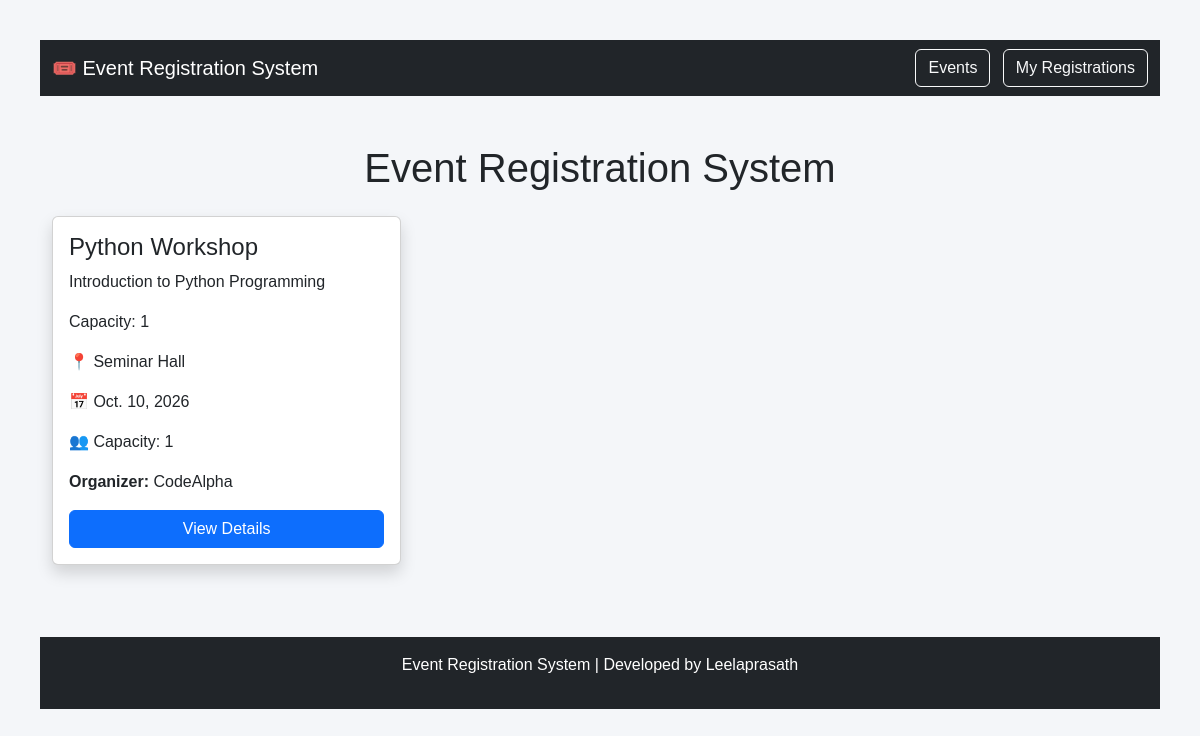
Page /events/ on the earlier database version.
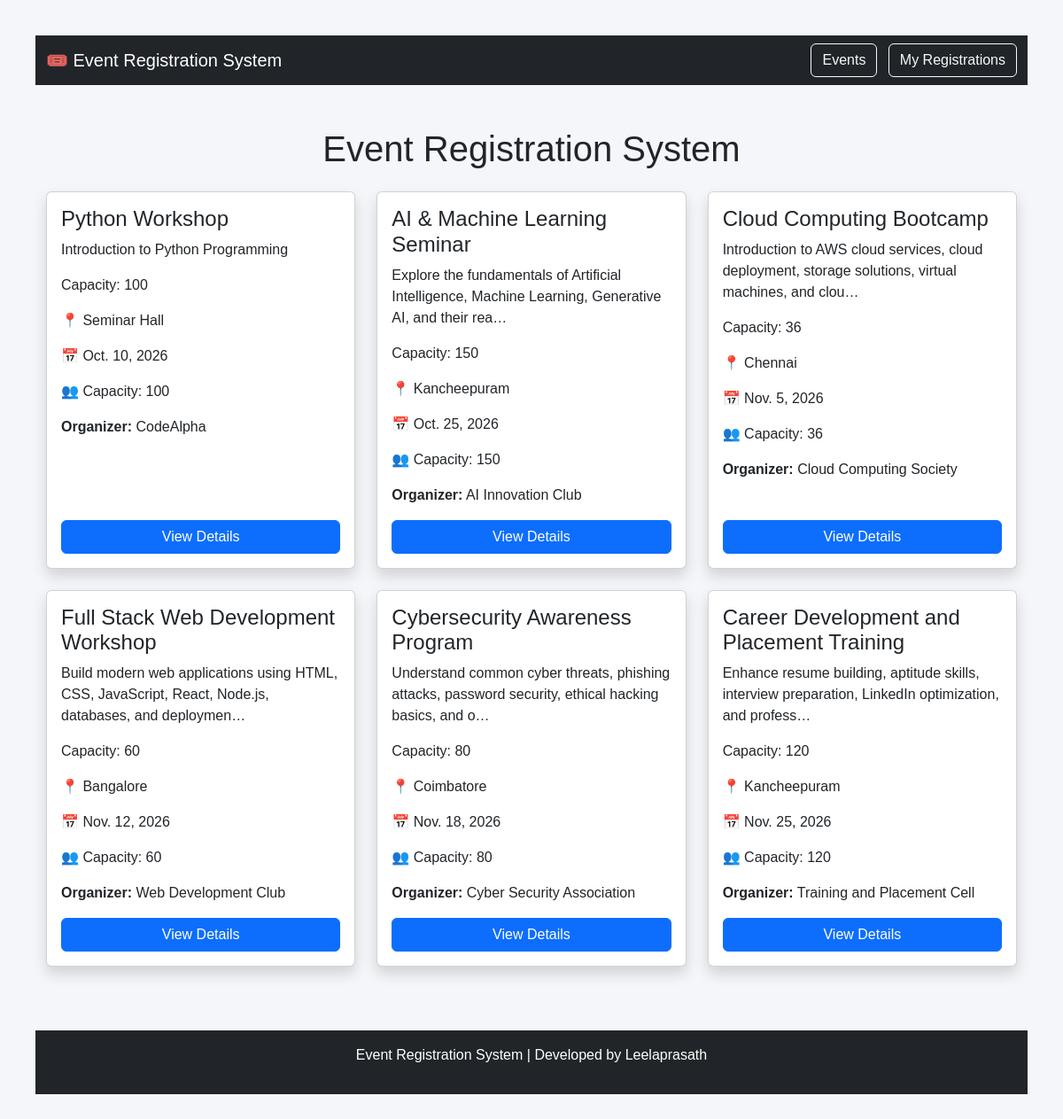
Same page on the later database version.
### events/models.py (models this page shows, shortened)
class Event(models.Model):
    title = models.CharField(max_length=200)
    description = models.TextField()
    date = models.DateField()
    location = models.CharField(max_length=200)
    capacity = models.IntegerField()
    organizer = models.CharField(max_length=100)

### events/views.py (the view)
# urls.py: path('', views.event_list, name='event_list'),
def event_list(request):
    events = Event.objects.all()
    return render(
        request,
        'events/event_list.html',
        {
            'events': events
        }
    )

### events/templates/events/event_list.html (shortened to what this page needs)
<!DOCTYPE html>
<html>
<head>
    <link href="https://cdn.jsdelivr.net/npm/bootstrap@5.3.8/dist/css/bootstrap.min.css" rel="stylesheet">
</head>
<nav class="navbar navbar-expand-lg navbar-dark bg-dark">
    <div class="container">
        <a class="navbar-brand">
    🎟️ Event Registration System
</a>
        <div>
            <a
                href="/events/"
                class="btn btn-outline-light me-2"
            >
                Events
            </a>
            <a
                href="/events/my-registrations/"
                class="btn btn-outline-light"
            >
                My Registrations
            </a>
        </div>
    </div>
</nav>
<body>
<div class="container mt-5">
    <h1 class="text-center mb-4">
        Event Registration System
    </h1>
    <div class="row">
        {% for event in events %}
        <div class="col-md-4 mb-4">
            <div class="card shadow h-100">
                <div class="card-body d-flex flex-column">
                    <h4>{{ event.title }}</h4>
                    <p>
                        {{ event.description|truncatechars:100 }}
                    </p>
                    <p>
                        Capacity:
                        {{ event.capacity }}
                    </p>
                    <p>
    📍 {{ event.location }}
</p>
<p>
    📅 {{ event.date }}
</p>
<p>
    👥 Capacity: {{ event.capacity }}
</p>
<p>
    <strong>Organizer:</strong>
    {{ event.organizer }}
</p>
                    <a href="/events/{{ event.id }}/"
                    class="btn btn-primary mt-auto">
                    View Details
                    </a>
                </div>
            </div>
        </div>
        {% endfor %}
    </div>
</div>
</body>
<footer class="bg-dark text-white text-center p-3 mt-5">
    <p>
        Event Registration System |
        Developed by Leelaprasath
    </p>
</footer>
</html>

Differences in the rows shown:
changed Event "Python Workshop": capacity "1" → "100"
added Event: title "AI & Machine Learning Seminar", description "Explore the fundamentals of Artificial Intelligence, Machine Learning, Generative AI, and their rea…", capacity "150", location "Kancheepuram", date "Oct. 25, 2026", organizer "AI Innovation Club"
added Event: title "Cloud Computing Bootcamp", description "Introduction to AWS cloud services, cloud deployment, storage solutions, virtual machines, and clou…", capacity "36", location "Chennai", date "Nov. 5, 2026", organizer "Cloud Computing Society"
added Event: title "Full Stack Web Development Workshop", description "Build modern web applications using HTML, CSS, JavaScript, React, Node.js, databases, and deploymen…", capacity "60", location "Bangalore", date "Nov. 12, 2026", organizer "Web Development Club"
added Event: title "Cybersecurity Awareness Program", description "Understand common cyber threats, phishing attacks, password security, ethical hacking basics, and o…", capacity "80", location "Coimbatore", date "Nov. 18, 2026", organizer "Cyber Security Association"
added Event: title "Career Development and Placement Training", description "Enhance resume building, aptitude skills, interview preparation, LinkedIn optimization, and profess…", capacity "120", location "Kancheepuram", date "Nov. 25, 2026", organizer "Training and Placement Cell"
